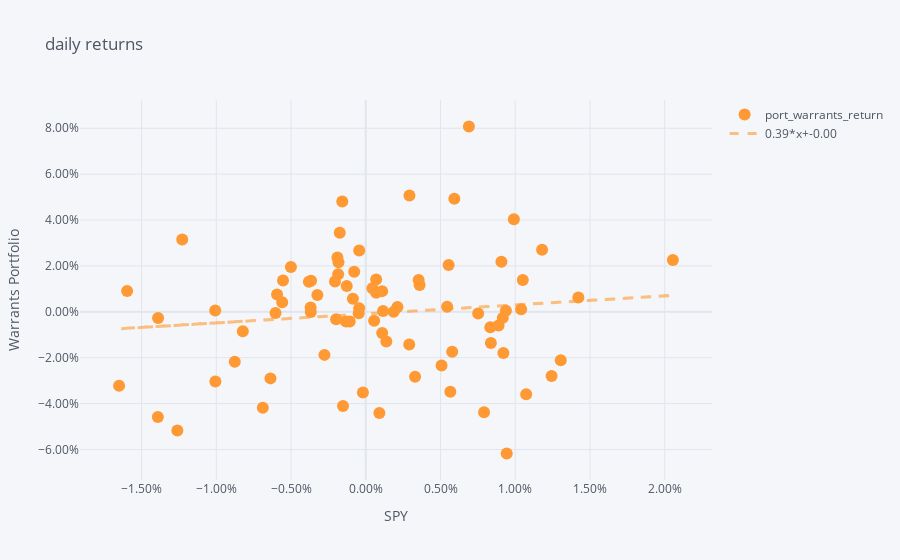

Notebook code cell kept with this figure:
### Code cell
df_plot.iplot(
    kind='scatter', 
    x=etf_tkr+'_return_adjusted', 
    y='port_warrants_return', 
    mode='markers', 
    title='daily returns', 
    xTitle=etf_tkr,
    xaxis_tickformat='0.2%',
    yTitle='Warrants Portfolio',
    yaxis_tickformat='0.2%',
    bestfit=True
)
